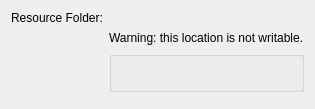
     <widget class="QWidget" name="tab_4">
      <attribute name="title">
       <string>Resources</string>
      </attribute>
      <layout class="QFormLayout" name="formLayout_7">
       <item row="0" column="0">
        <widget class="QLabel" name="label_15">
         <property name="text">
          <string>Resource Folder:</string>
         </property>
        </widget>
       </item>
       <item row="0" column="1">
        <widget class="KisFileNameRequester" name="m_urlResourceFolder" native="true"/>
       </item>
       <item row="2" column="1">
        <widget class="QGroupBox" name="grpWindowsAppData">
         <property name="title">
          <string/>
         </property>
         <layout class="QHBoxLayout" name="horizontalLayout_7">
          <item>
           <widget class="QLabel" name="lblWindowsAppDataIcon">
            <property name="alignment">
             <set>Qt::AlignLeading|Qt::AlignLeft|Qt::AlignTop</set>
            </property>
           </widget>
          </item>
          <item>
           <widget class="QLabel" name="lblWindowsAppDataNote">
            <property name="sizePolicy">
             <sizepolicy hsizetype="MinimumExpanding" vsizetype="Minimum">
              <horstretch>0</horstretch>
              <verstretch>0</verstretch>
             </sizepolicy>
            </property>
            <property name="textFormat">
             <enum>Qt::RichText</enum>
            </property>
            <property name="alignment">
             <set>Qt::AlignLeading|Qt::AlignLeft|Qt::AlignTop</set>
            </property>
            <property name="wordWrap">
             <bool>true</bool>
            </property>
            <property name="textInteractionFlags">
             <set>Qt::LinksAccessibleByKeyboard|Qt::LinksAccessibleByMouse</set>
            </property>
           </widget>
          </item>
         </layout>
        </widget>
       </item>
       <item row="3" column="0" colspan="2">
        <spacer name="verticalSpacer_5">
         <property name="orientation">
          <enum>Qt::Vertical</enum>
         </property>
         <property name="sizeHint" stdset="0">
          <size>
           <width>20</width>
           <height>0</height>
          </size>
         </property>
        </spacer>
       </item>
       <item row="1" column="1">
        <widget class="QLabel" name="m_lblWritableWarning">
         <property name="sizePolicy">
          <sizepolicy hsizetype="Preferred" vsizetype="Fixed">
           <horstretch>0</horstretch>
           <verstretch>0</verstretch>
          </sizepolicy>
         </property>
         <property name="text">
          <string>Warning: this location is not writable.</string>
         </property>
        </widget>
       </item>
      </layout>
     </widget>
